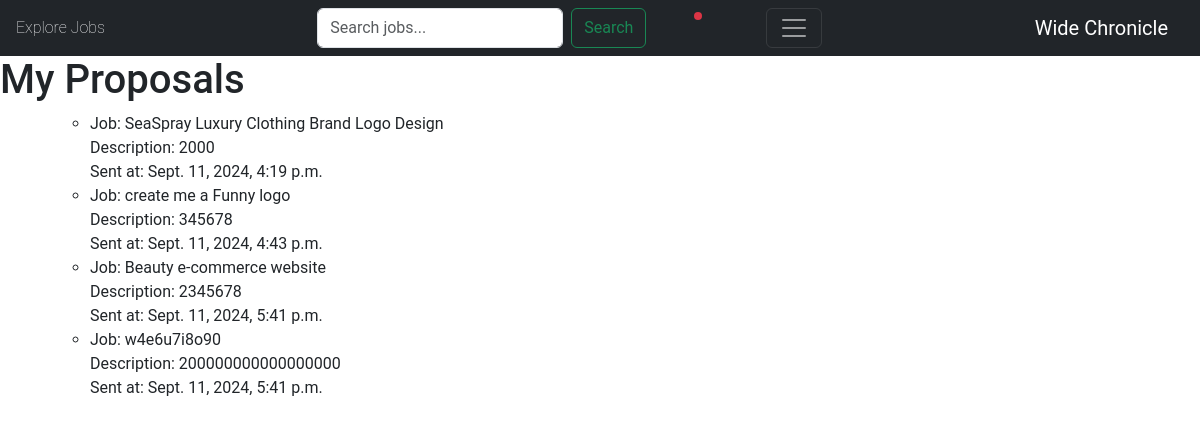
The app's page /my-proposals/ (signed in), older data.
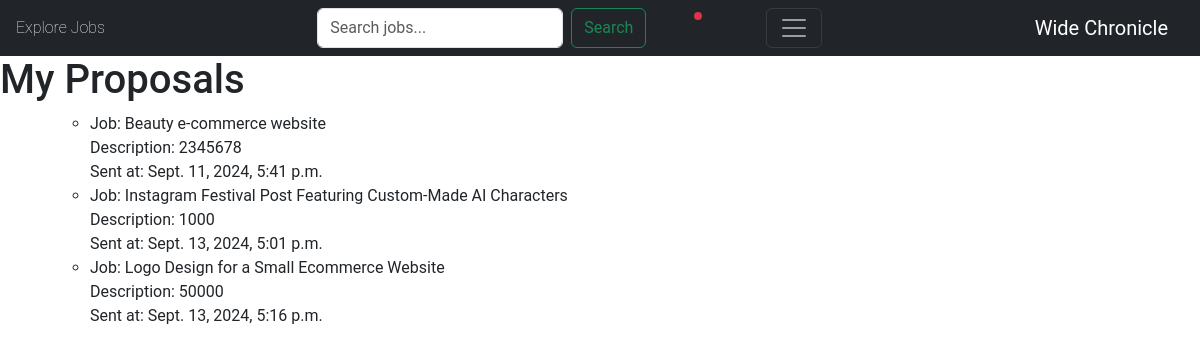
The same page, newer data.
### jobs/models.py (models this page shows, shortened)
class ApplyJob(models.Model):
    status_choices=(
        ('Accepted', 'Accepted'),
        ('Rejected', 'Rejected'),
        ('Pending', 'Pending')
    )
    user = models.ForeignKey(User , on_delete= models.CASCADE )
    Job = models.ForeignKey(Job, on_delete= models.CASCADE,to_field='code')
    coverLetter = models.TextField(max_length=500, blank=False)
    priceRange=models.PositiveIntegerField( blank=False )
    timestamp= models.DateTimeField(auto_now_add=True)
    status= models.CharField(max_length=10, choices=status_choices)

class Job(models.Model):
    buyer = models.ForeignKey(Buyer, on_delete=models.CASCADE)
    title = models.CharField(max_length=200)
    budget = models.IntegerField(validators=[MinValueValidator(1000)])
    description = models.TextField()
    requirement = models.TextField()
    expertise_required = models.CharField(choices=SPECIALITY_CHOICES, max_length=50, default="None" )
    timestamp = models.DateTimeField(auto_now_add=True)
    code = models.CharField(max_length=10, unique=True, primary_key=True,)
    class Meta:
        ordering = ['-timestamp']

### jobs/views.py (the view)
# urls.py: path('my-proposals/', my_proposalsListView.as_view(), name='my-proposals'),
class my_proposalsListView(ListView):
    model = ApplyJob
    template_name = 'jobs/proposals.html'
    context_object_name = 'proposals'
    def get_queryset(self):
        seller = self.request.user.id
        return ApplyJob.objects.filter(user=seller)

### accounts/models.py (called while the page is built)
    def role(self):
        if hasattr(self, 'seller'):
            return 'Seller'
        elif hasattr(self, 'buyer'):
            return 'Buyer'
        else:
            return None

    def name(user):
        if hasattr(user, 'seller'):
            return user.seller.name
        elif hasattr(user, 'buyer'):
            return user.buyer.name

    def profile_pic(user):
        if hasattr(user, 'seller'):
            return user.seller.profile_pic.url
        elif hasattr(user, 'buyer'):
            return user.buyer.profile_pic.url
        return user.profile_pic

### jobs/context_processors.py (called while the page is built)
def unread_notifications(request):
    if request.user.is_authenticated:
        unread_count = Notification.objects.filter(user=request.user, is_read=False).count()
    else:
        unread_count = 0
    return {
        'unread_notifications_count': unread_count
    }

### jobs/templates/jobs/proposals.html (shortened to what this page needs)
{% extends 'jobs/_base.html' %}
    {% block content %}
    <h1>My Proposals</h1>
    <ul>
        <div class="container ">
            <ul>
                {% for proposal in proposals %}
                    <li>
                        Job: {{ proposal.Job.title }} <br>
                        Description: {{ proposal.priceRange }} <br>
                        Sent at: {{ proposal.timestamp }}
                    </li>
                {% empty %}
                    <li>No proposals sent yet.</li>
                {% endfor %}
            </ul>
    </ul>
    {% endblock content %}

Row changes from the older to the newer data that the page shows:
removed ApplyJob: Job "SeaSpray Luxury Clothing Brand Logo Design", priceRange "2000", timestamp "Sept. 11, 2024, 4:19 p.m."
removed ApplyJob: Job "create me a Funny logo", priceRange "345678", timestamp "Sept. 11, 2024, 4:43 p.m."
removed ApplyJob: Job "w4e6u7i8o90", priceRange "200000000000000000", timestamp "Sept. 11, 2024, 5:41 p.m."
added ApplyJob: Job "Instagram Festival Post Featuring Custom-Made AI Characters", priceRange "1000", timestamp "Sept. 13, 2024, 5:01 p.m."
added ApplyJob: Job "Logo Design for a Small Ecommerce Website", priceRange "50000", timestamp "Sept. 13, 2024, 5:16 p.m."
